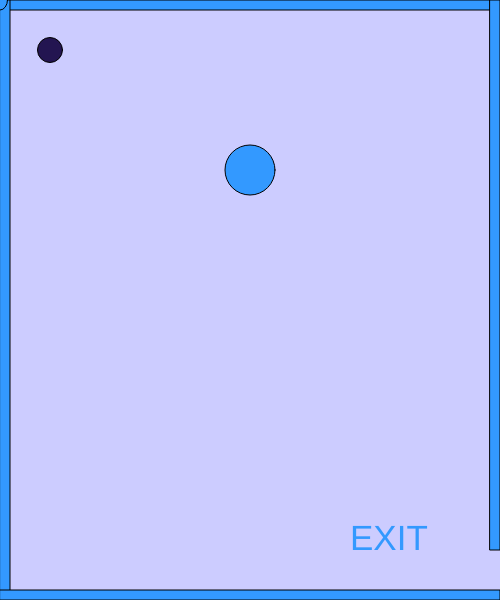
Frame 1 (no input)
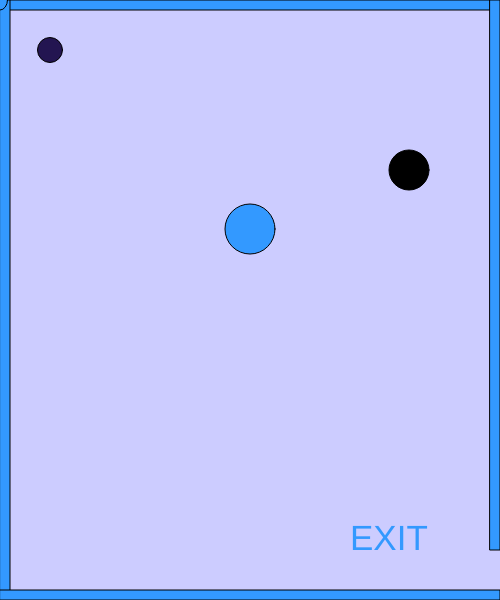
Frame 60 (no input)
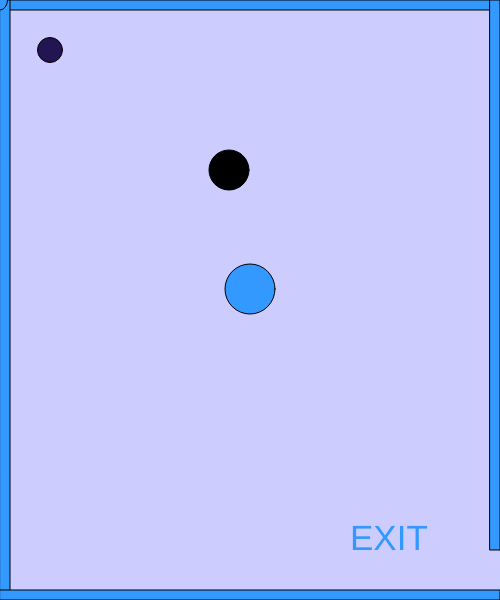
Frame 120 (the mouse pressed at the canvas centre since frame 60)

The p5.js sketch that drew these frames (run headless with seeded random() and noise() and a simulated clock; from frame 60 on, the mouse is pressed at the canvas centre):

// p5.js sketch
// ── sketch.js
  var x = 50;
    var y = 50;
    var diameter = 25;
    var mousex = 0;
    var mousey = 0;

//enemy

    var headX = 250;
    var headY = 170;
    var headDirection = 3;

//enemy 2

    var enemyX = 250
    var enemyY = 170
    var enemyDirection = 1

    function setup() 
    {
      createCanvas(500, 600);
    }



    function draw() 
    {
      background(204,204,255);
      fill(35, 21, 81);
      circle(x, y, diameter);
      
       //head
      fill(0);
      ellipse(headX,headY,40)
      headX+=headDirection
  if(headX >= 418 || headX <= 82)
    {
        headDirection *= -1;
    }
      
      //enemy 2
    fill(51,153,255);
    circle(enemyX,enemyY,50);
    enemyY += enemyDirection;
    if(enemyY <= 100 || enemyY >= 400 )
    {
      enemyDirection *= -1
    }
      
      
      
       //border
      
    rect(0,0,width,10);

    rect(0,0,10,height);
    
    rect(0, height-10,width, 10);
   
    rect(width-10,0,10,height-50);
      
    // exit message
    textSize(35);
    text("EXIT", width-150,height-50)
    

      if (keyIsDown(83)) 
      {
        y += 10;
      } 
      else if (keyIsDown(87)) 
      {
        y -= 10;
      }

      if (y >= 600) 
      {
        y = 50;
      }
      ellipse(mousex, mousey, 15, 20)
     
    }

   
    function keyPressed() 
    {
      if (key == 'd') 
      {
        x += 10;
      } 
      else if (key == 'a') 
      {
        x -= 10;
      }
    }

    function mouseClicked() 
    {  
      mousex = mouseX;
      mousey = mouseY;
    
    }
